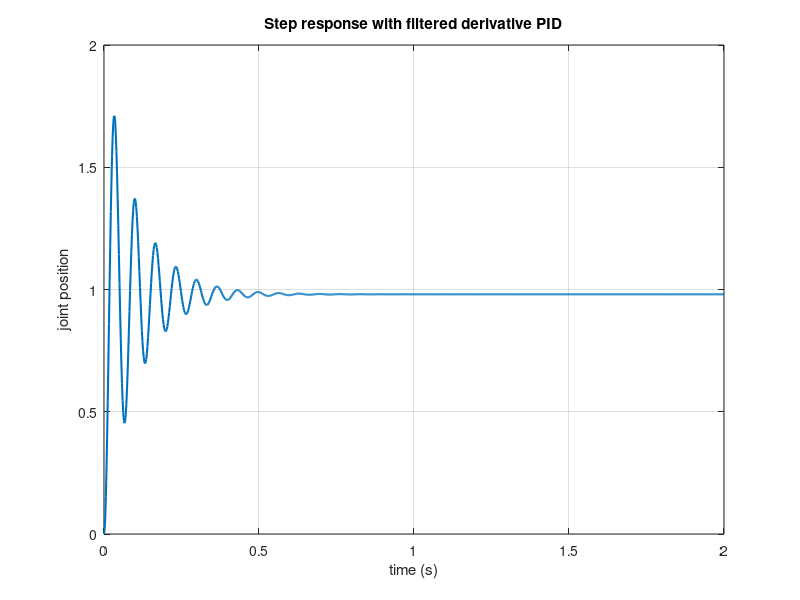

The MATLAB script that drew this image:
% Plant: simple second-order joint model
J = 0.01; B = 0.1; K = 0;
G = tf(1, [J B K+1]);   % G(s) = 1 / (J s^2 + B s + 1)

Kp = 50; Ki = 0; Kd = 2; N = 20;  % filtered derivative parameter N
C = pid(Kp, Ki, Kd, 1/N);        % Mathematically: Kd * (N s)/(1 + N s)
                                 % Some MATLAB versions parameterize the filter as Td/N

T = feedback(C*G, 1);            % closed-loop transfer from reference to output

t = linspace(0, 2, 1000);
[y, t] = step(T, t);

figure;
plot(t, y, "LineWidth", 1.5); grid on;
xlabel("time (s)");
ylabel("joint position");
title("Step response with filtered derivative PID");

% In Simulink, one can use a PID Controller block and specify the
% filter coefficient N directly in the block parameters.
